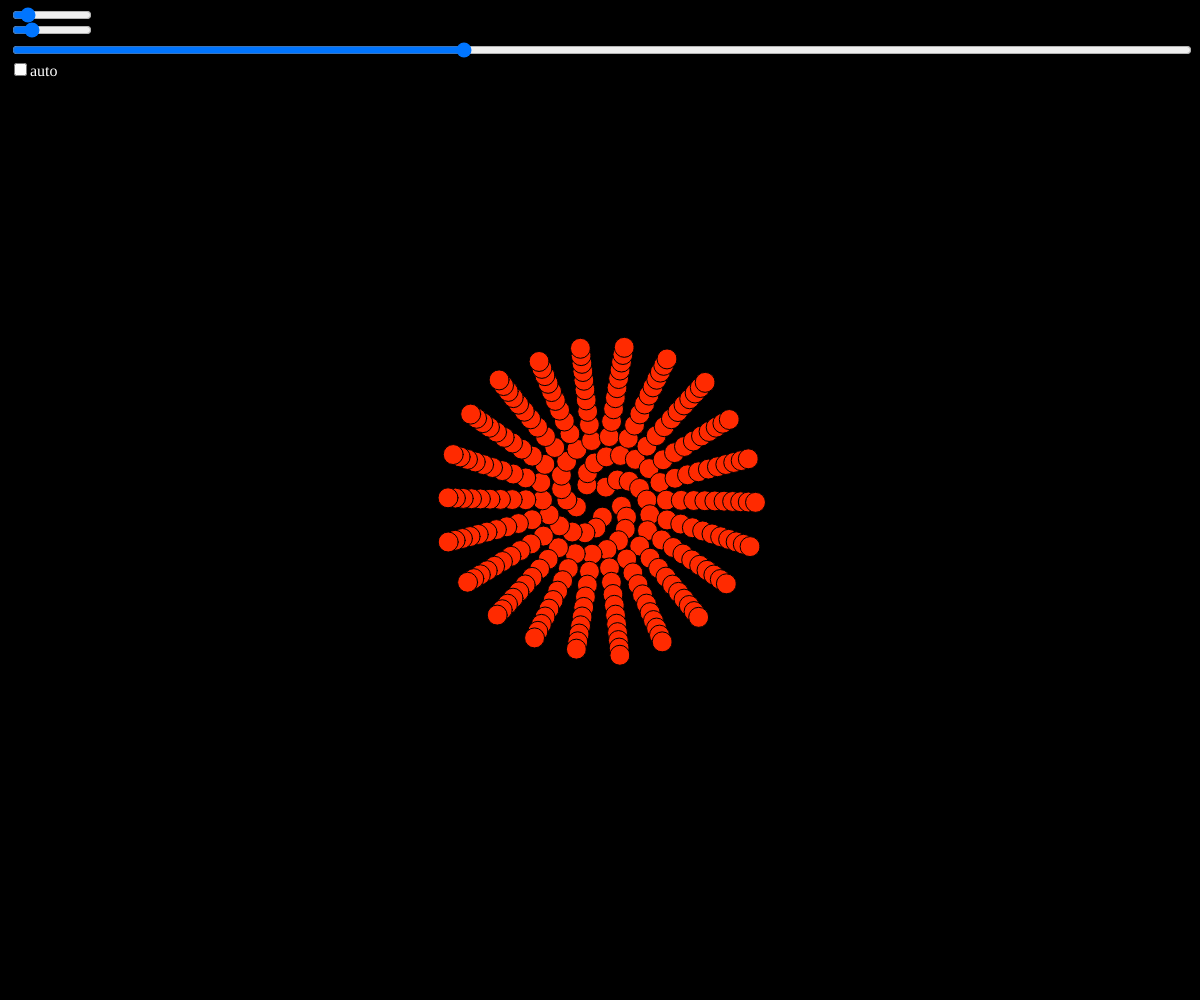
Frame 1 (no input)
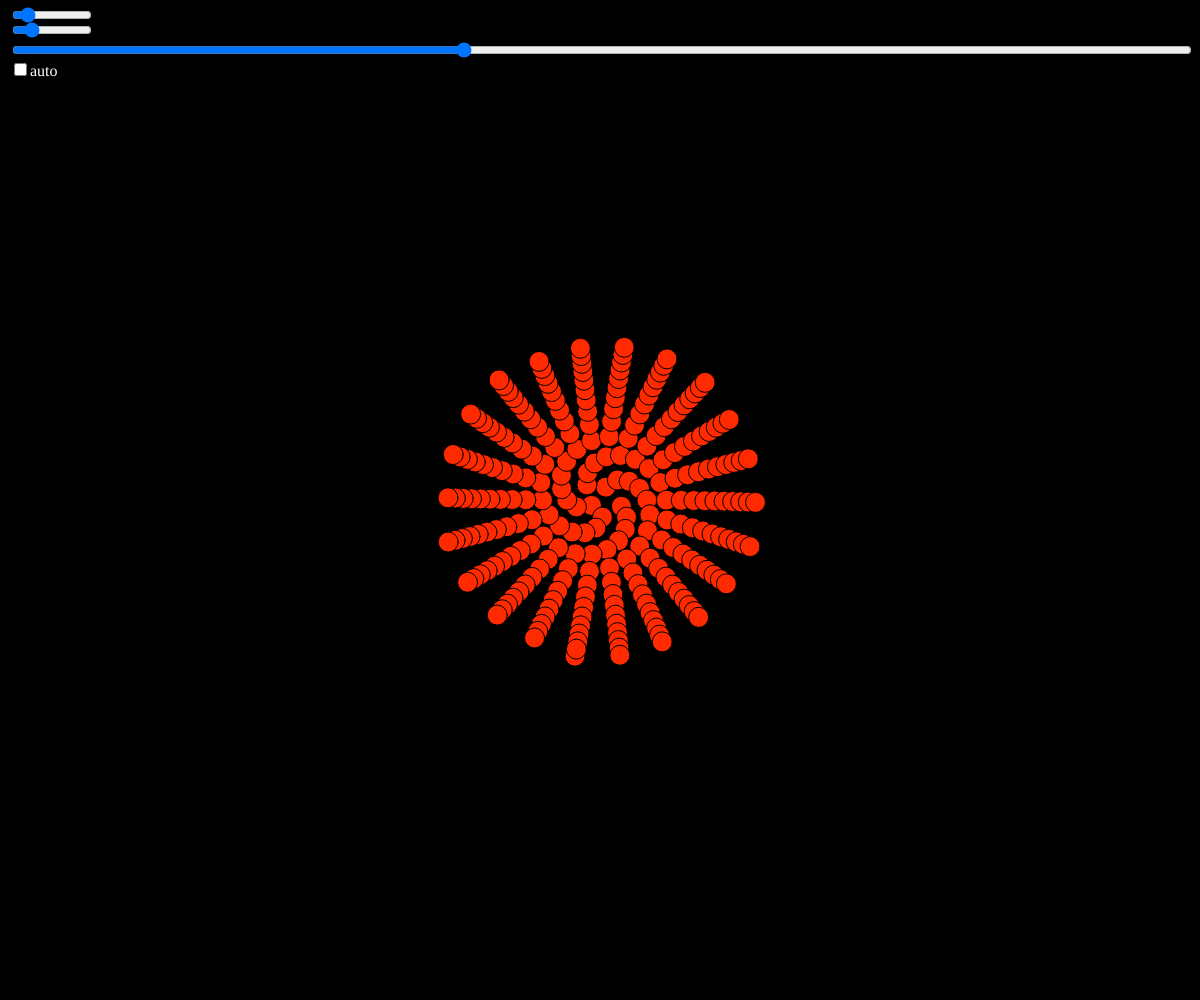
Frame 60 (no input)
Frame 120 (the mouse pressed at the canvas centre since frame 60): identical to frame 60, image omitted

The p5.js sketch that drew these frames (run headless with seeded random() and noise() and a simulated clock; from frame 60 on, the mouse is pressed at the canvas centre):

// p5.js sketch
// ── sketch.js
let c, n, r, a, t, cslider, aslider, ang, checkbox, ato;
function setup() {
  createCanvas(windowWidth, windowHeight);
  n = 1;
  ang = 137.5;
  aslider = createSlider(1, 360, 137.5, 1);
  let v = width - 20;
  aslider.position(10, 40);
  aslider.style('width', v.toString() + 'px');
  a = n * degrees(ang);
  cslider = createSlider(1, 50, 10);
  cslider.position(10, 20);
  cslider.style('width', '80px');
  r = c * sqrt(n);
  t = createSlider(10, 2000, 250);
  t.position(10, 5);
  t.style('width', '80px');
  checkbox = createCheckbox('auto', false);
  checkbox.changed(toggleAuto);
  checkbox.position(10, 60);
  checkbox.style('color', '#fff');
  ato = false;
  colorMode(HSB);
}

function draw() {
  background(0);
  total = t.value();
  c = cslider.value();
  if (!ato){
    ang = aslider.value();
  }else{
    ang += 0.000001;
  }
  while(n < total){
    push();
    translate(width/2, height/2);
    x = r * cos(a);
    y = r * sin(a);
    let d = dist(x, y, 0, 0);
    d *= 5;
    let col = 0;
    col = floor(map(col, 0, d, 10, 255));
    fill(col, 255, 255);
    ellipseMode(CENTER);
    ellipse(x, y, 20);
    pop();
    n++;
    r = c * sqrt(n);
    a = n * degrees(ang);
  }
  n = 0;
}
function toggleAuto(){
  if (!ato){
    ato = true;
  }else{
    ato = false;
    let v = ang;
    aslider.value('v');
  }
}
